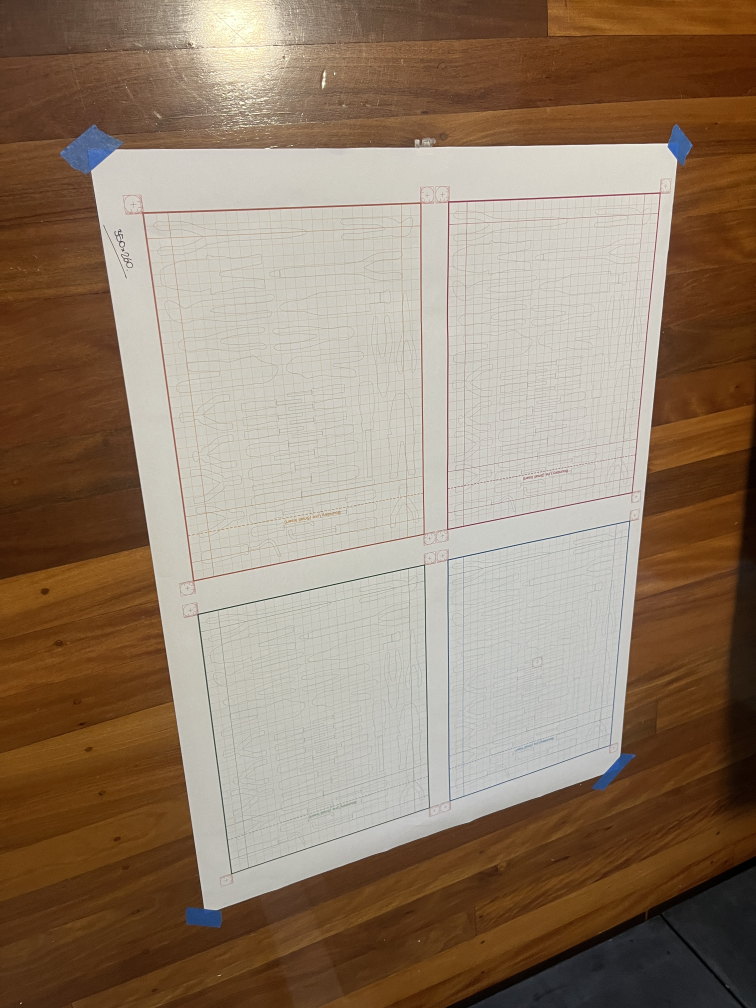
#> input picture data/inputs/colour_benchmark/ceilinglight__badangle__flat__01.JPG, 3024 x 4032 px (shown at 1/4 size); its folder holds only this picture in this run
$ python -i marker_rectify_scan.py   (imports and definitions only)
#> lines starting #> are read from the running program, lines starting #| are printed output that depends on the picture; after the words box and inside, x2 and y2 are one past the last pixel; in counts of white or black regions, pixels touching at a corner belong together
"""Phase 1 sibling for SCANNED INPUTS.

Why a separate module?
======================
The production ``marker_rectify_fast_v4`` was designed for phone
photographs where the sheet sits on a desk with non-paper background
around it.  It does a lot of work to find the paper edge, handle
perspective distortion, deal with lighting, etc.

A scan is fundamentally different:
* Background is paper-white (the platen lid)
* No perspective distortion - it's a flatbed
* Red corner markers (#FF0033) are reliably ~near the 4 corners
* Small skew at most (paper sits a few degrees off-square on platen)

So the rectifier just needs to:
1. Find red pixels via colour threshold
2. Cluster them into 4 components - one near each image corner
3. Compute centroid of each marker cluster
4. Perspective-warp those 4 points to (PAPER_W_MM, PAPER_H_MM)

That's it.  No edge detection, no Hough, no Lab dance.

API mirrors v4 so the rest of the pipeline can swap in unchanged.
"""
from __future__ import annotations

from dataclasses import dataclass

import cv2
import numpy as np

from armourcore_cds.phase1.marker_rectify_fast_v4 import (
    PAPER_W_MM, PAPER_H_MM, DEFAULT_PX_PER_MM,
)


@dataclass
class ScanRectifyResult:
    """Mirrors RectifyResult shape - has .warped so downstream code works."""
    warped: np.ndarray
    marker_pixels_bgr: tuple   # the 4 (x, y) centroids - useful for debug
    debug_overlay: np.ndarray  # original with markers + bounding box drawn


def _red_marker_mask(image_bgr: np.ndarray) -> np.ndarray:
    """Detect red marker pixels.

    Loose thresholds because PDF-rasterised / scanned red can drift from
    pure #FF0033 to something more like (B=127, G=92, R=204) due to
    anti-aliasing and scanner colour profile.

    The marker design is a SQUARE WITH AN X INSIDE - so we also close
    holes within ~15px so each marker becomes one solid blob.
    """
    B, G, R = cv2.split(image_bgr)
    red_bgr = (R.astype(np.int16) - np.maximum(G, B).astype(np.int16) > 30) & (R > 100)

    hsv = cv2.cvtColor(image_bgr, cv2.COLOR_BGR2HSV)
    H, S, V = cv2.split(hsv)
    red_hsv = ((H < 15) | (H > 165)) & (S > 60) & (V > 60)

    mask = (red_bgr & red_hsv).astype(np.uint8) * 255
    # Close holes in the X-inside-square marker design so each marker is
    # one connected blob.
    mask = cv2.morphologyEx(
        mask, cv2.MORPH_CLOSE,
        cv2.getStructuringElement(cv2.MORPH_ELLIPSE, (15, 15)))
    # Speckle clean
    mask = cv2.morphologyEx(
        mask, cv2.MORPH_OPEN,
        cv2.getStructuringElement(cv2.MORPH_ELLIPSE, (5, 5)))
    return mask


def _find_4_corner_markers(red_mask: np.ndarray, image_shape) -> list[tuple[float, float]]:
    """Return 4 marker INNER-CORNER points ordered TL, TR, BR, BL.

    For each marker (a square in a page corner), the INNER CORNER is the
    bbox corner facing the page centre.  So the design area sits exactly
    INSIDE the four markers, not overlapping them.

      TL marker -> its bbox BR corner (page-centre-facing)
      TR marker -> its bbox BL corner
      BR marker -> its bbox TL corner
      BL marker -> its bbox TR corner
    """
    H, W = image_shape[:2]
    n, lbl, stats, _ = cv2.connectedComponentsWithStats(
        red_mask, connectivity=8)
    # Build candidate list with bbox info; bbox-centre is used only for
    # the page-corner assignment step, not for the final warp source.
    cands_all = []
    for cid in range(1, n):
        area = stats[cid, cv2.CC_STAT_AREA]
        if area < 1500:
            continue
        x = stats[cid, cv2.CC_STAT_LEFT]
        y = stats[cid, cv2.CC_STAT_TOP]
        bw = stats[cid, cv2.CC_STAT_WIDTH]
        bh = stats[cid, cv2.CC_STAT_HEIGHT]
        cx_bbox = x + bw / 2.0
        cy_bbox = y + bh / 2.0
        cands_all.append({
            "cx": float(cx_bbox), "cy": float(cy_bbox),
            "x": int(x), "y": int(y),
            "w": int(bw), "h": int(bh),
            "area": int(area),
        })
    cands_all.sort(key=lambda c: -c["area"])
    cands = cands_all[:8]
    if len(cands) < 4:
        raise RuntimeError(
            f"Scan rectify: found only {len(cands)} red marker candidates "
            f"(need 4).  Is the sheet scanned in colour mode?")

    # Assign each candidate to a page corner (TL, TR, BR, BL) by which
    # page corner its bbox-centre is closest to.
    corners_ref = [
        ("TL", 0, 0),
        ("TR", W - 1, 0),
        ("BR", W - 1, H - 1),
        ("BL", 0, H - 1),
    ]
    picked = []
    used = set()
    for tag, ref_x, ref_y in corners_ref:
        best_idx = None
        best_d = float("inf")
        for i, c in enumerate(cands):
            if i in used:
                continue
            d = (c["cx"] - ref_x) ** 2 + (c["cy"] - ref_y) ** 2
            if d < best_d:
                best_d = d
                best_idx = i
        if best_idx is None:
            raise RuntimeError("Scan rectify: marker assignment failed")
        c = cands[best_idx]
        # Pick the marker's INNER BBOX CORNER (toward page centre).
        if tag == "TL":   # use BR of bbox
            px, py = c["x"] + c["w"], c["y"] + c["h"]
        elif tag == "TR": # use BL of bbox
            px, py = c["x"],          c["y"] + c["h"]
        elif tag == "BR": # use TL of bbox
            px, py = c["x"],          c["y"]
        else:             # BL -> use TR of bbox
            px, py = c["x"] + c["w"], c["y"]
        picked.append((float(px), float(py)))
        used.add(best_idx)
    return picked


def rectify_scan(
    image_bgr: np.ndarray,
    paper_w_mm: float = PAPER_W_MM,
    paper_h_mm: float = PAPER_H_MM,
    px_per_mm: float = DEFAULT_PX_PER_MM,
) -> ScanRectifyResult:
    """Simple scan-based rectifier.

    Caller is responsible for any pre-rotation (use GUI controls or
    rotate before calling).  This function does NOT auto-rotate -
    auto-detection by image dimensions guessed the wrong direction
    in some cases.
    """
    H, W = image_bgr.shape[:2]
    red = _red_marker_mask(image_bgr)
    pts = _find_4_corner_markers(red, image_bgr.shape)

    # Build debug overlay: draw markers + connecting box
    debug = image_bgr.copy()
    for i, (x, y) in enumerate(pts):
        cv2.circle(debug, (int(x), int(y)), 30, (0, 255, 0), 5)
        cv2.putText(debug, ["TL", "TR", "BR", "BL"][i],
                   (int(x) + 35, int(y) + 12),
                   cv2.FONT_HERSHEY_SIMPLEX, 1.2, (0, 255, 0), 3,
                   cv2.LINE_AA)
    quad = np.array([(int(x), int(y)) for (x, y) in pts], dtype=np.int32)
    cv2.polylines(debug, [quad.reshape(-1, 1, 2)], True, (0, 255, 0), 4)

    # Compute homography to a clean (paper_w_mm * px) x (paper_h_mm * px) canvas
    out_w = int(round(paper_w_mm * px_per_mm))
    out_h = int(round(paper_h_mm * px_per_mm))
    dst = np.array([
        (0,         0),
        (out_w - 1, 0),
        (out_w - 1, out_h - 1),
        (0,         out_h - 1),
    ], dtype=np.float32)
    src = np.array(pts, dtype=np.float32)
    M = cv2.getPerspectiveTransform(src, dst)
    warped = cv2.warpPerspective(image_bgr, M, (out_w, out_h),
                                flags=cv2.INTER_LINEAR,
                                borderMode=cv2.BORDER_CONSTANT,
                                borderValue=(255, 255, 255))

    return ScanRectifyResult(
        warped=warped,
        marker_pixels_bgr=tuple(pts),
        debug_overlay=debug,
    )

>>> import cv2
>>> picture = cv2.imread('../../../data/inputs/colour_benchmark/ceilinglight__badangle__flat__01.JPG')
#> picture is the input picture: shape (4032, 3024, 3); mean B, G, R 106, 125.8, 145.7
>>> result = rectify_scan(picture)
#> in _red_marker_mask, `red_bgr = (R.astype(np.int16) - np.maximum(G, B).astype(np.int16) > 30..`:
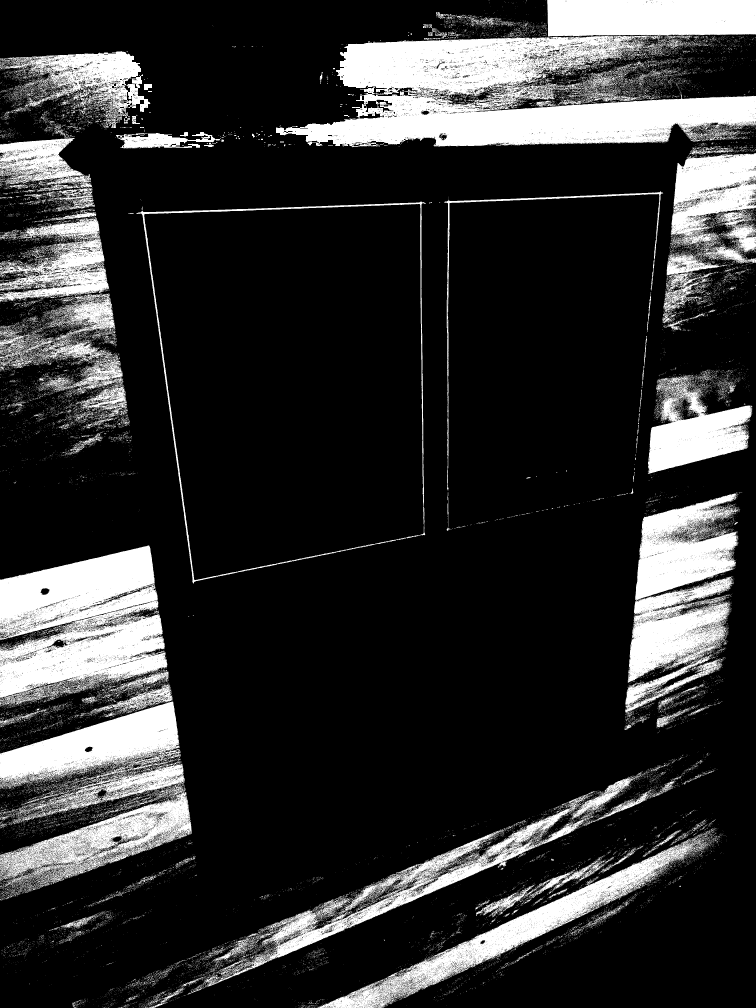
#> red_bgr: shape (4032, 3024) bool (shown at 1/4 size); 19% white; 37370 white regions (36156 under 20 px), largest, box (x1, y1, x2, y2) and area: (1104, 142, 3024, 589) 461398, (0, 2182, 670, 2824) 281478, (0, 2806, 768, 3570) 257543
#> in _red_marker_mask, `H, S, V = cv2.split(hsv)`:
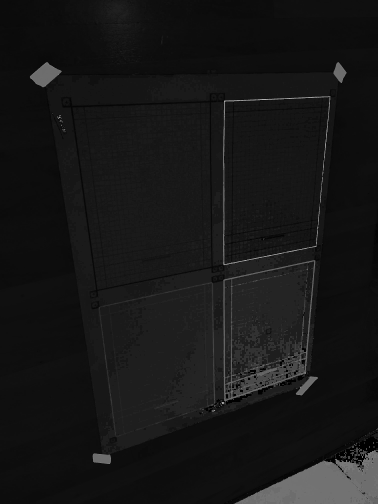
#> H: shape (4032, 3024) (shown at 1/8 size); min 0, max 179, mean 22.6
#> in _red_marker_mask, `H, S, V = cv2.split(hsv)`:
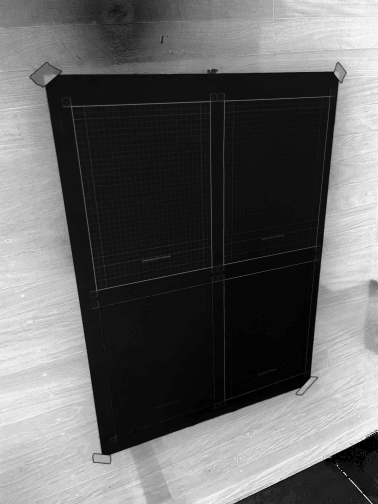
#> S: shape (4032, 3024) (shown at 1/8 size); min 0, max 255, mean 99.9
#> in _find_4_corner_markers, `n, lbl, stats, _ = cv2.connectedComponentsWithStats( red_mask, connect..`:
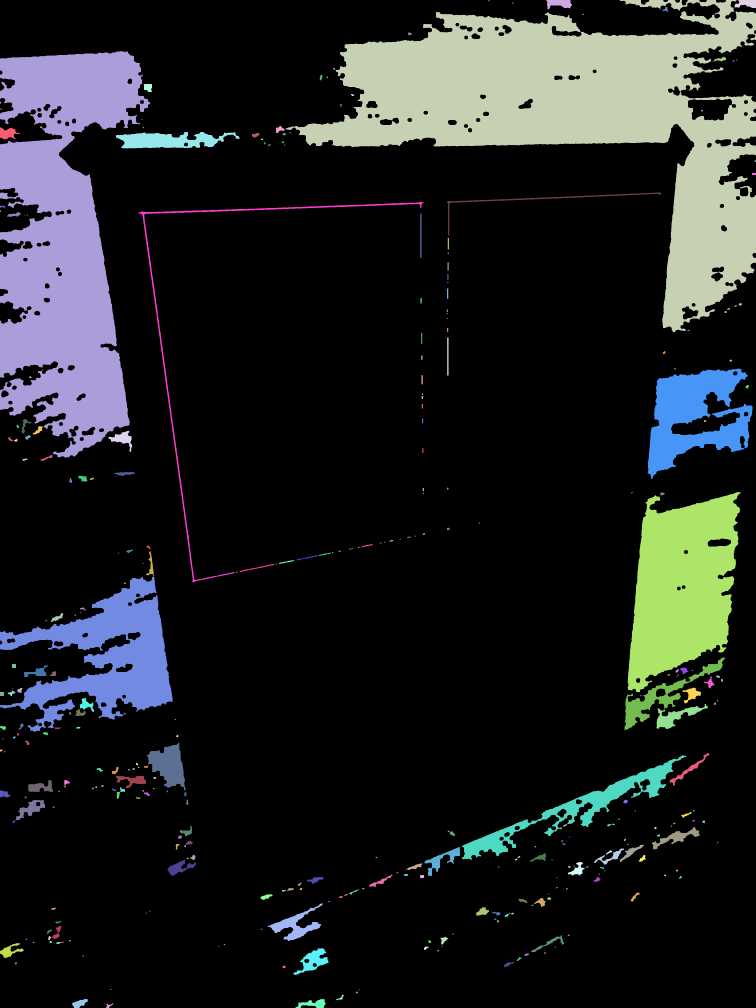
#> lbl: shape (4032, 3024) int32 (shown at 1/4 size); 335 distinct labels, from 0 to 334; one colour per label, 0 black
#> in _find_4_corner_markers, `n, lbl, stats, _ = cv2.connectedComponentsWithStats( red_mask, connect..`: n = 335; stats = 335 rows, first 6: [0, 0, 3024, 4032, 9953023], [1953, 0, 6, 6, 30], [2184, 0, 104, 38, 2586], [1143, 0, 1881, 1330, 889359], [2938, 0, 86, 32, 2005], [2049, 10, 5, 5, 17]
#> the loop in _find_4_corner_markers, `for cid in range(1, n):` made 334 passes
#> area on passes 1, 6, 8: 30, 230, 26
#> after the loop in _find_4_corner_markers, `for cid in range(1, n):`: cands_all = 32 items
#> in _find_4_corner_markers, `cands = cands_all[:8]`: cands = 8 items
#> the loop in _find_4_corner_markers, `for tag, ref_x, ref_y in corners_ref:` made 4 passes
#> (px, py) on passes 1 to 4: (959, 594), (1143, 1330), (1847, 3020), (691, 2305)
#> after the loop in _find_4_corner_markers, `for tag, ref_x, ref_y in corners_ref:`: picked = [(959, 594), (1143, 1330), (1847, 3020), (691, 2305)]; used = 4 items
#> in rectify_scan, `pts = _find_4_corner_markers(red, image_bgr.shape)`: pts has the same summary as picked in _find_4_corner_markers
#> the loop in rectify_scan, `for i, (x, y) in enumerate(pts):` made 4 passes
#> in rectify_scan, `quad = np.array([(int(x), int(y)) for (x, y) in pts], dtype=np.int32)`: quad = [[959, 594], [1143, 1330], [1847, 3020], [691, 2305]]
#> in rectify_scan, `src = np.array(pts, dtype=np.float32)`: src has the same summary as quad
#> in rectify_scan, `M = cv2.getPerspectiveTransform(src, dst)`: M = [[-1.08, -0.169, 1132.9], [-3.58, 0.896, 2905.5], [-0.00145, 0.000426, 1]]
#> in rectify_scan, `warped = cv2.warpPerspective(image_bgr, M, (out_w, out_h), flags=cv2.I..`:
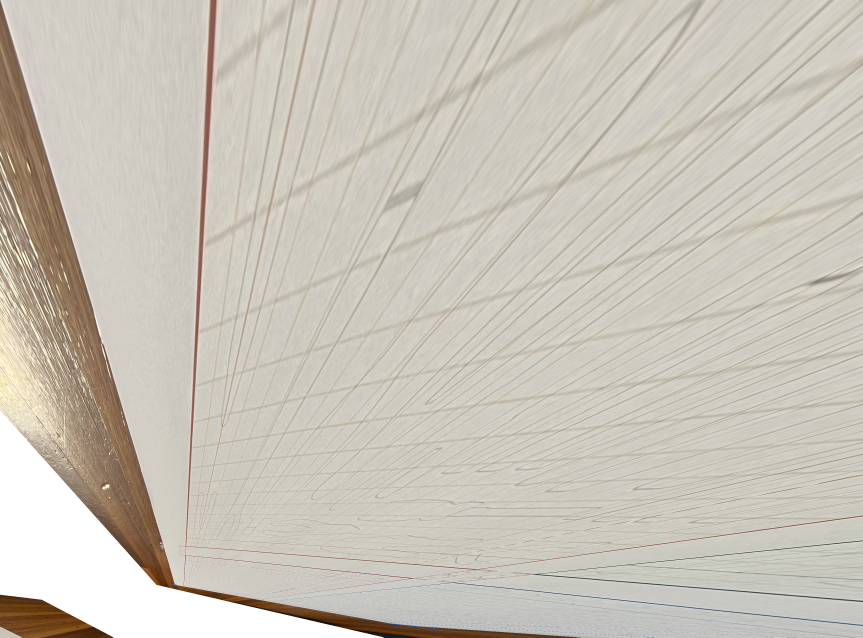
#> warped: shape (2550, 3450, 3) (shown at 1/4 size); mean B, G, R 185.9, 196.9, 201.9

$ run again, on data/inputs/colour_benchmark/ceilinglight__goodangle__flat__01.JPG
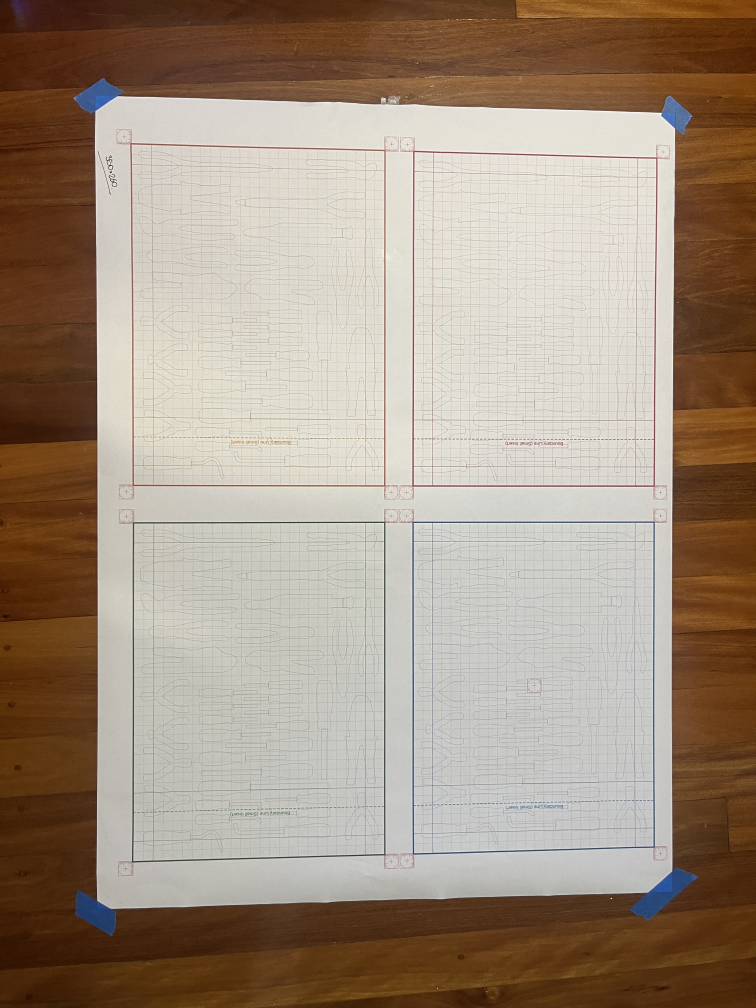
#> input picture data/inputs/colour_benchmark/ceilinglight__goodangle__flat__01.JPG, 3024 x 4032 px (shown at 1/4 size)
#> picture is the input picture: shape (4032, 3024, 3); mean B, G, R 129.2, 145.8, 162.3
#> red_bgr: shape (4032, 3024) bool; 13.6% white; 36593 white regions (35472 under 20 px), largest, box (x1, y1, x2, y2) and area: (469, 0, 3024, 1176) 792552, (2689, 2073, 3024, 2533) 129562, (2692, 1411, 3024, 1866) 110238
#> hsv: shape (4032, 3024, 3); mean H, S, V 22.1, 83.7, 163
#> red_hsv: shape (4032, 3024) bool; 30.9% white; 4072 white regions (3817 under 20 px), largest, box (x1, y1, x2, y2) and area: (0, 0, 3024, 4032) 3526466, (2300, 3828, 3024, 4032) 92669, (1120, 3910, 2342, 4032) 46279
#> in _find_4_corner_markers, `n, lbl, stats, _ = cv2.connectedComponentsWithStats( red_mask, connect..`:
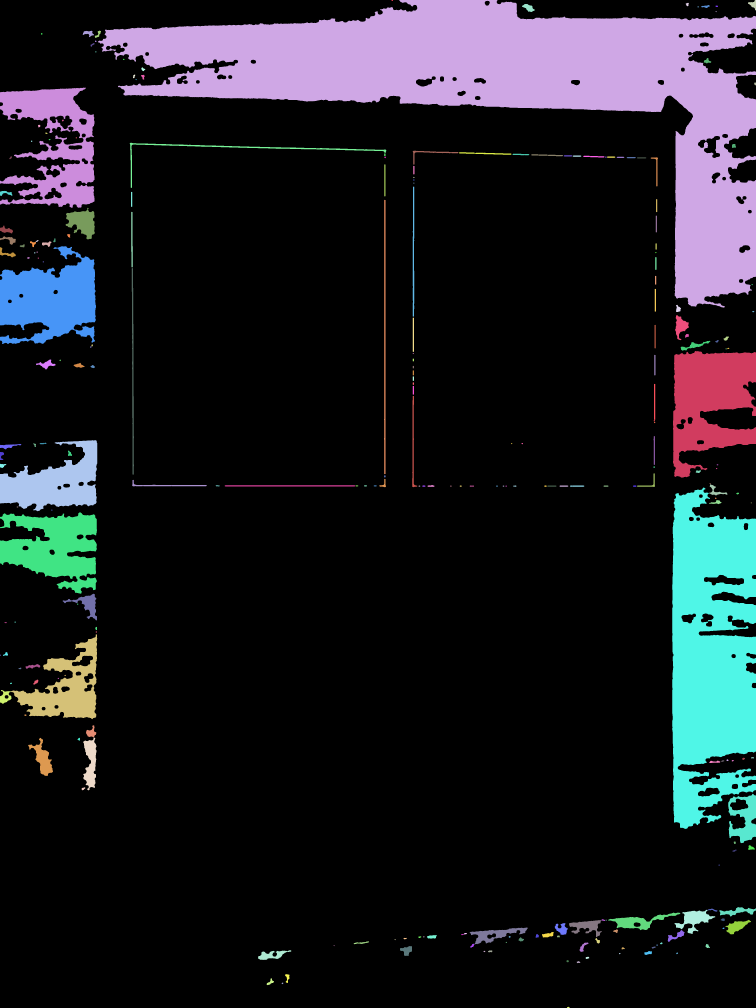
#> lbl: shape (4032, 3024) int32 (shown at 1/4 size); 245 distinct labels, from 0 to 244; one colour per label, 0 black
#> n = 245; stats = 245 rows, first 6: [0, 0, 3024, 4032, 10183421], [1566, 0, 6, 4, 20], [392, 0, 2632, 1231, 1026558], [2992, 0, 32, 42, 624], [2743, 11, 12, 14, 115], [2088, 16, 51, 32, 886]
#> the loop in _find_4_corner_markers, `for cid in range(1, n):` made 244 passes
#> area on passes 1, 3, 4: 20, 624, 115
#> after the loop in _find_4_corner_markers, `for cid in range(1, n):`: cands_all = 28 items
#> cands = 8 items
#> the loop in _find_4_corner_markers, `for tag, ref_x, ref_y in corners_ref:` made 4 passes
#> (px, py) on passes 1 to 4: (378, 831), (392, 1231), (2689, 1950), (389, 2537)
#> after the loop in _find_4_corner_markers, `for tag, ref_x, ref_y in corners_ref:`: picked = [(378, 831), (392, 1231), (2689, 1950), (389, 2537)]; used = 4 items
#> pts has the same summary as picked in _find_4_corner_markers
#> the loop in rectify_scan, `for i, (x, y) in enumerate(pts):` made 4 passes
#> quad = [[378, 831], [392, 1231], [2689, 1950], [389, 2537]]
#> src has the same summary as quad
#> M = [[-10.43, 0.0672, 3885.8], [-7.82, 0.274, 2726.8], [-0.00306, 0.000134, 1]]
#> in rectify_scan, `warped = cv2.warpPerspective(image_bgr, M, (out_w, out_h), flags=cv2.I..`:
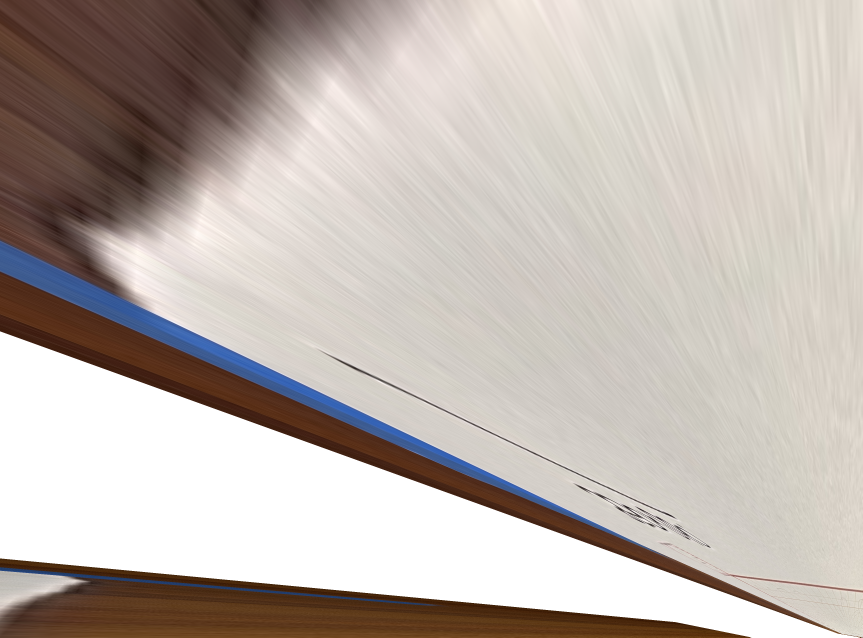
#> warped: shape (2550, 3450, 3) (shown at 1/4 size); mean B, G, R 176.2, 182.3, 191.5
